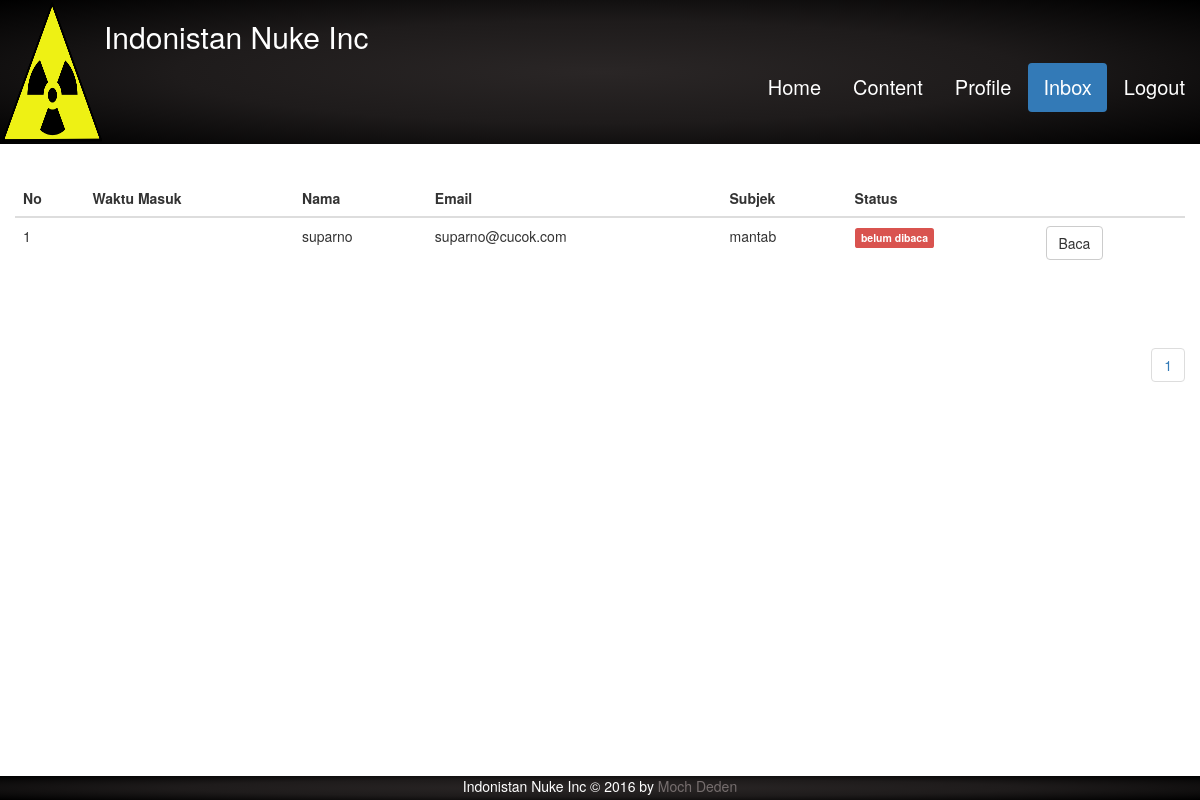
The page /admin/inbox.php?page=1 (signed in) on the database its author committed.
### tables this page shows
CREATE TABLE Contact (
	id TINYINT PRIMARY KEY,
	header TEXT,
	address_header TEXT,
	company_name TEXT,
	address_content TEXT,
	telp_number TEXT,
	form_header TEXT,
	admin_email_header TEXT
);

CREATE TABLE Inbox (
	id BIGINT PRIMARY KEY AUTO_INCREMENT,
	message_time TIMESTAMP,
	name TEXT,
	email TEXT,
	subject TEXT,
	content TEXT,
	is_read BOOLEAN DEFAULT false
);

### config.php (called while the page is built)
<?php
$config['project_root'] = 'prochcore';
$config['base_url']='http://127.0.0.1:8080/prochcore/';
$config['DB']['hostname']='127.0.0.1';
$config['DB']['username']='root';
$config['DB']['password']='indonesiaraya';
$config['DB']['database']='uas';

### admin/inbox.php (the view, shortened to what this page needs)
<?php
require_once 'header-admin.php';
$limit = 5;
function generate_span_status($class, $status) {
    return "<span class='label $class'>$status</span>";
}
if (!empty($_GET['page'])) {
    $counter = ($_GET['page'] * $limit) - $limit;
    $lower_page = $_GET['page'];
    $page_count = count_row('Inbox') / $limit;
    if(is_float($page_count))
        $page_count = intval($page_count) + 1;
    else
        $page_count = intval($page_count);
    $upper_page = $lower_page + 4;
    $bound = $_GET['page'] * $limit - $limit;
    $inboxs = exec_query(
        "SELECT * FROM `inbox` ORDER BY message_time DESC LIMIT $bound, $limit");
?>
    <div class="row upper-row">
        <table class="table">
            <thead>
                <tr>
                    <th>No</th>
                    <th>Waktu Masuk</th>
                    <th>Nama</th>
                    <th>Email</th>
                    <th>Subjek</th>
                    <th>Status</th>
                    <th></th>
                </tr>
            </thead>
            <tbody>
                <?php foreach ($inboxs as $inbox): ?>
                    <tr>
                        <td><?php echo ++$counter?></td>
                        <td><?php echo $inbox['message_time']?></td>
                        <td><?php echo $inbox['name'] ?></td>
                        <td><?php echo $inbox['email'] ?></td>
                        <td><?php echo $inbox['subject'] ?></td>
                        <td><?php echo $inbox['is_read'] ?
                            generate_span_status('label-success', "sudah dibaca")
                            :generate_span_status('label-danger', "belum dibaca") ?></td>
                        <td>
                            <a class="btn btn-default"
                            href="<?php
                            echo $config['base_url']
                            . 'admin/inbox.php?id='.$inbox['id'] ?>"
                            >Baca</a>
                        </td>
                    </tr>
                <?php endforeach; ?>
            </tbody>
        </table>
    </div>
        <div class="row lower-container">
          <ul class="pagination">
            <?php for ($i=$lower_page; $i <= $upper_page; $i++): ?>
                <li>
                    <a href="<?php echo $config['base_url']?>admin/inbox.php?page=<?php echo $i?>">
                        <?php echo $i;?>
                    </a>
                </li>
                <?php if($i ==  $page_count) break;?>
            <?php endfor;?>
          </ul>
        </div>
<?php
} else {
    redirect_to($config['base_url']);
}
require_once '../footer.php';
?>

### admin/header-admin.php (shortened to what this page needs)
<?php
require_once '../config.php';
require_once '../function.php';
$contact = read_row_by_id('Contact', 1);
?>
<!DOCTYPE html>
<html lang="en">
<head>
	<link rel="stylesheet"
	href="<?php echo $config['base_url'].'index.css' ?>">
	<link rel="stylesheet"
	href="<?php echo $config['base_url'].'bootstrap.min.css' ?>">
</head>
<body>
<div class="header">
	<a href="<?php echo $config['base_url'] ?>">
		<img src="<?php echo $config['base_url'].'images/logo.png'?>"
	 	 id="indonistanLogo"/>
	</a>
	<h2 id="indonistanName"><?php echo $contact['company_name'];?></h2>
	<?php if(is_login()) : ?>
		<ul class="nav nav-pills">
			<li  <?php generate_active_class('homeadmin')?>>
				<a
				href="<?php echo $config['base_url'].'admin/homeadmin.php'?>"
				id="aboutMenu" class="menu">Home</a>
			</li>
			<li  <?php generate_active_class('content')?>>
				<a
				href="<?php echo $config['base_url'].'admin/content.php'?>"
				id="aboutMenu" class="menu">Content</a>
			</li>
			<li <?php generate_active_class('profile')?>>
				<a
				href="<?php echo $config['base_url'].'admin/profile.php'?>"
				id="contactMenu" class="menu">Profile</a>
			</li>
	        <li <?php generate_active_class('inbox')?>>
		        <a
		        href="<?php echo $config['base_url'].'admin/inbox.php?page=1'?>"
		        id="contactMenu" class="menu">Inbox</a>
			</li>
	        <li>
		        <a
		        href="<?php echo $config['base_url'].'admin/logout.php'?>"
		        id="contactMenu" class="menu">Logout</a>
			</li>
		</ul>
	<?php endif ?>
</div>
<div class="container">

### footer.php
</div>
<div class="footer">
	<?php echo $contact['company_name']?> &copy 2016 by
	<a href="http://github.com/selesdepselesnul">Moch Deden</a>
</div>
</body>
</html>

### index.css (style rules this page uses)
* { margin: 0px; padding: 0px; }
.lower-container { margin-bottom: 100px; }
.footer > a { color: #766e6e; }
.header, .footer { background: #000000; background: -webkit-radial-gradient(#2a2626, #1e1b1b, #000000); background: -o-radial-gradient(#2a2626, #1e1b1b, #000000); background: -moz-radial-gradient(#2a2626, #1e1b1b, #000000); background: radial-gradient(#2a2626, #1e1b1b, #000000); position: fixed; width: 100%; z-index: 1; }
#indonistanLogo { float: left; margin: 2px; width: 100px; height: 140px; display: block; }
#indonistanName { color: white; display: block; }
.menu { color: white; font-size: 20px; }
ul { float: right; }
.container { position: relative; top: 120px; }
.upper-row { margin-top: 60px; margin-bottom: 40px; }
.footer { color: white; text-align: center; bottom: 0px; height: 24px; }

### rows shown on the page
contact: company_name "Indonistan Nuke Inc"
inbox: name "suparno", email "suparno@cucok.com", subject "mantab"
